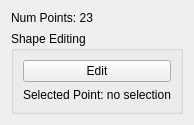
<?xml version="1.0" encoding="UTF-8"?>
<ui version="4.0">
 <class>CGravityVolumePanel</class>
 <widget class="QWidget" name="CGravityVolumePanel">
  <property name="geometry">
   <rect>
    <x>0</x>
    <y>0</y>
    <width>184</width>
    <height>112</height>
   </rect>
  </property>
  <layout class="QVBoxLayout" name="verticalLayout_2">
   <item>
    <widget class="QLabel" name="NUM_POINTS_LABEL">
     <property name="text">
      <string>Num Points: 23</string>
     </property>
     <property name="alignment">
      <set>Qt::AlignLeading|Qt::AlignLeft|Qt::AlignTop</set>
     </property>
    </widget>
   </item>
   <item>
    <widget class="QGroupBox" name="groupBox">
     <property name="title">
      <string>Shape Editing</string>
     </property>
     <layout class="QVBoxLayout" name="verticalLayout">
      <item>
       <widget class="QEditorToolButton" name="EDIT_SHAPE">
        <property name="text">
         <string>Edit</string>
        </property>
       </widget>
      </item>
      <item>
       <widget class="QLabel" name="SELECTED_POINT">
        <property name="text">
         <string>Selected Point: no selection</string>
        </property>
        <property name="alignment">
         <set>Qt::AlignLeading|Qt::AlignLeft|Qt::AlignTop</set>
        </property>
       </widget>
      </item>
     </layout>
    </widget>
   </item>
  </layout>
 </widget>
 <customwidgets>
  <customwidget>
   <class>QEditorToolButton</class>
   <extends>QPushButton</extends>
   <header>Controls/ToolButton.h</header>
  </customwidget>
 </customwidgets>
 <resources/>
 <connections/>
</ui>
